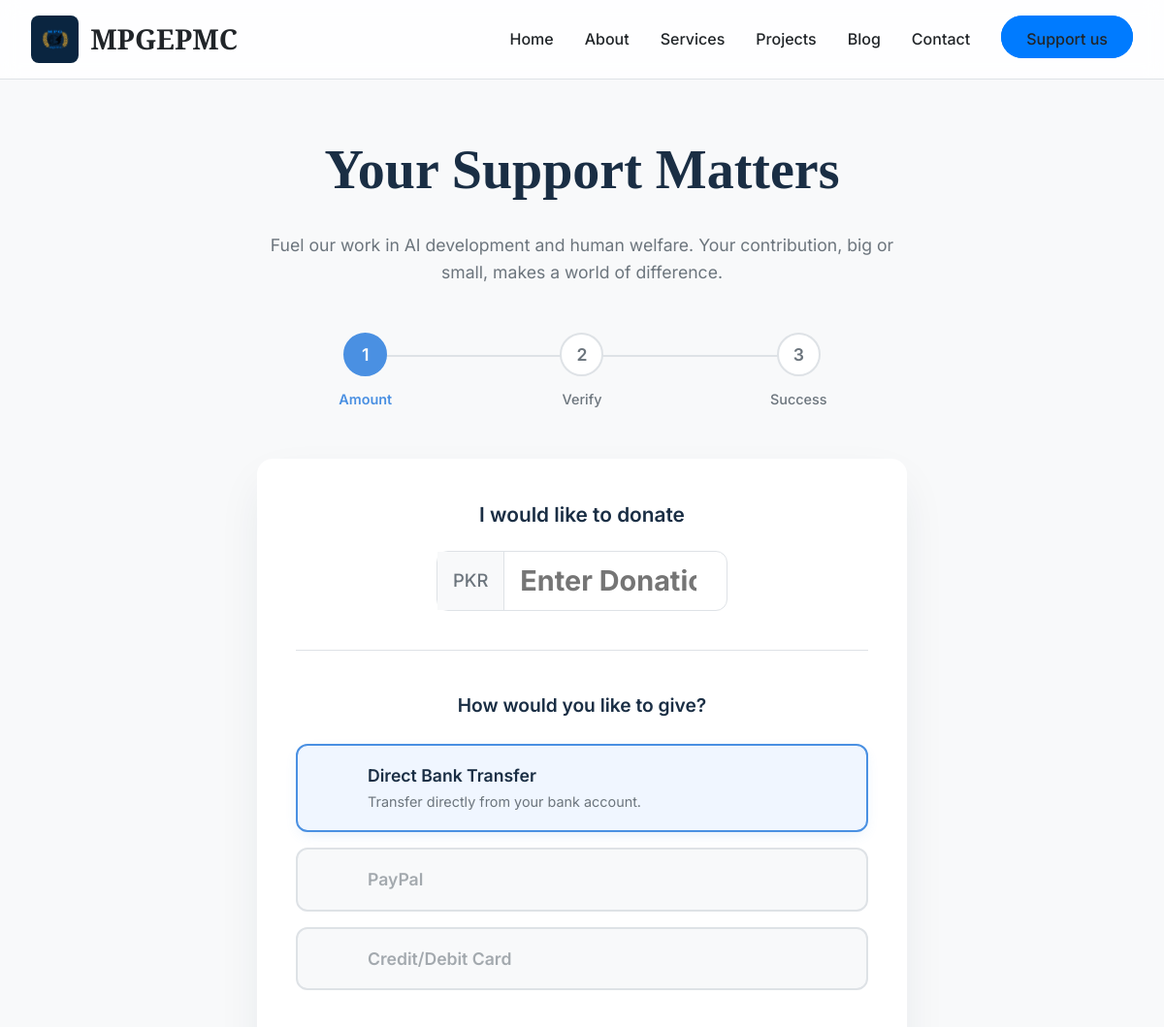
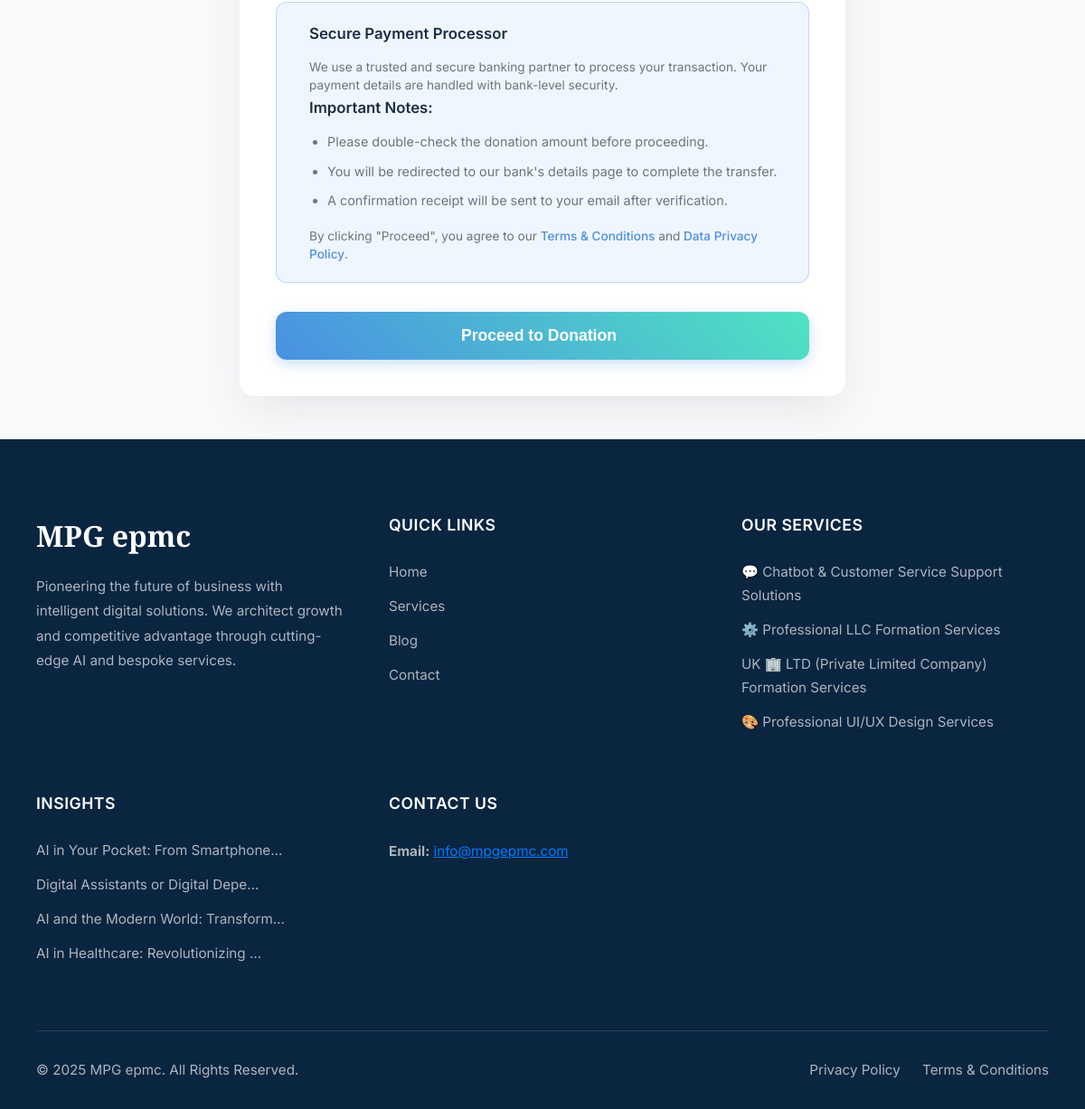
/support/, run on the app's committed database (2 pictures, top to bottom).
### mpgepmc_core/models.py (models this page shows, shortened)
class MpgService(models.Model):
    name = models.CharField(max_length=200, unique=True)
    slug = models.SlugField(max_length=200, unique=True, blank=True, null=True,
                            help_text="A unique URL-friendly version of the service name.") # ADDED SLUG
    short_description = models.TextField(max_length=500, blank=True, null=True)
    full_description = models.TextField(blank=True, null=True)
    image = models.ImageField(upload_to=mpgservice_image_upload_path, blank=True, null=True,
                              help_text="Upload a feature image for the service (e.g., 800x600 pixels).")
    is_active = models.BooleanField(default=True)
    has_packages_for_purchase = models.BooleanField(default=False,
        help_text="Check if this service offers distinct packages for direct purchase (e.g., Basic, Premium). If unchecked, only 'Request Service' button will appear.")
    created_at = models.DateTimeField(auto_now_add=True)
    updated_at = models.DateTimeField(auto_now=True)
    class Meta:
        verbose_name = "MPG Service"
        verbose_name_plural = "MPG Services"
        ordering = ['name']

class MpgBlog(models.Model):
    title = models.CharField(max_length=250, unique=True)
    slug = models.SlugField(max_length=250, unique=True, blank=True, null=True,
                            help_text="A unique URL-friendly version of the title.")
    short_summary = models.TextField(max_length=1500, help_text="A brief summary of the blog post.")
    content = models.TextField(help_text="The full content of the blog post (HTML allowed).")
    feature_image = models.ImageField(upload_to=mpgblog_image_upload_path, blank=True, null=True,
                                      help_text="Upload a feature image for the blog post.")
    posted_date = models.DateTimeField(auto_now_add=True)
    updated_date = models.DateTimeField(auto_now=True)
    is_published = models.BooleanField(default=True, help_text="Set to true to make the blog post live.")
    class Meta:
        verbose_name = "MPG Blog Post"
        verbose_name_plural = "MPG Blog Posts"
        ordering = ['-posted_date']

### mpgepmc_core/views.py (the view)
# urls.py: path('support/', views.support_page, name='support'),
def support_page(request):
    if request.method == 'POST':
        form = DonationAmountForm(request.POST)
        if form.is_valid():
            if form.cleaned_data['payment_method'] == 'bank_transfer':
                amount = form.cleaned_data['amount']
                donation = Donation.objects.create(
                    amount=amount,
                    status=Donation.DonationStatus.PENDING
                )
                return redirect('mpgepmc_core:donation_checkout', donation_order_number=donation.donation_order_number)
            else:
                messages.error(request, 'The selected payment method is not available yet. Please choose Direct Bank Transfer.')
    else:
        form = DonationAmountForm()
    context = {
        'title': 'Support Our Mission',
        'form': form,
    }
    return render(request, 'mpgepmc/support_initial.html', context)

### mpgepmc_core/forms.py
class DonationAmountForm(forms.Form):
    PAYMENT_CHOICES = [
        ('bank_transfer', 'Direct Bank Transfer'),
        ('paypal', 'PayPal'),
        ('card', 'Credit/Debit Card'),
    ]
    amount = forms.DecimalField(
        min_value=1.00,
        max_digits=12,
        decimal_places=2,
        widget=forms.NumberInput(attrs={
            'class': 'form-control form-control-lg text-center',
            'placeholder': 'Enter Donation Amount (PKR)',
            'aria-label': 'Donation Amount'
        }),
        label=""
    )
    payment_method = forms.ChoiceField(
        choices=PAYMENT_CHOICES,
        widget=forms.RadioSelect(attrs={'class': 'form-check-input'}),
        initial='bank_transfer',
        label="Select Payment Method"
    )

### mpgepmc_core/context_processors.py (called while the page is built)
def global_context(request):
    try:
        latest_services_footer = MpgService.objects.filter(is_active=True).order_by('-created_at')[:4]
        latest_blogs_footer = MpgBlog.objects.filter(is_published=True).order_by('-posted_date')[:4]
    except Exception:
        latest_services_footer = []
        latest_blogs_footer = []
    return {
        'latest_services_footer': latest_services_footer,
        'latest_blogs_footer': latest_blogs_footer,
    }

### templates/mpgepmc/support_initial.html (shortened to what this page needs)
{% extends 'mpgepmc/base.html' %}
{% load static %}
{% block extra_head %}
<link rel="stylesheet" href="{% static 'css/support_initial.css' %}">
{% endblock %}
{% block content %}
<div class="donation-page-container">
    <div class="container">
        <div class="donation-header">
            <h1>Your Support Matters</h1>
            <p>Fuel our work in AI development and human welfare. Your contribution, big or small, makes a world of difference.</p>
        </div>
        <div class="stepper-wrapper">
            <div class="stepper-item active">
                <div class="step-counter">1</div>
                <div class="step-name">Amount</div>
            </div>
            <div class="stepper-item">
                <div class="step-counter">2</div>
                <div class="step-name">Verify</div>
            </div>
            <div class="stepper-item">
                <div class="step-counter">3</div>
                <div class="step-name">Success</div>
            </div>
        </div>
        <div class="donation-card">
            <form id="donation-start-form" method="POST" action="{% url 'mpgepmc_core:support' %}">
                <div class="form-section">
                    <div class="amount-input-wrapper">
                        <label for="{{ form.amount.id_for_label }}" class="amount-input-label">I would like to donate</label>
                        <div class="custom-input-group">
                            <span class="currency-symbol">PKR</span>
                            {{ form.amount }}
                        </div>
                    </div>
                </div>
                <hr class="section-divider">
                <div class="form-section">
                    <h3 class="form-section-title">How would you like to give?</h3>
                    <div class="payment-options-grid">
                        {% for radio in form.payment_method %}
                            <label class="payment-option {% if radio.choice_label != 'Direct Bank Transfer' %}disabled{% endif %}">
                                <div class="option-card">
                                    <div class="details">
                                        <span class="title">{{ radio.choice_label }}</span>
                                        <div class="description">
                                            {% if radio.choice_label == 'Direct Bank Transfer' %}
                                                Transfer directly from your bank account.
                                            {% endif %}
                                        </div>
                                    </div>
                                </div>
                            </label>
                        {% endfor %}
                    </div>
                </div>
                <div id="security-info">
                    <div class="info-text">
                        <h4>Secure Payment Processor</h4>
                        <p class="policy-text">
                            We use a trusted and secure banking partner to process your transaction. Your payment details are handled with bank-level security.
                        </p>
                        <h4>Important Notes:</h4>
                        <ul>
                            <li>Please double-check the donation amount before proceeding.</li>
                            <li>You will be redirected to our bank's details page to complete the transfer.</li>
                            <li>A confirmation receipt will be sent to your email after verification.</li>
                        </ul>
                        <p class="policy-text">
                            By clicking "Proceed", you agree to our
                            <a href="{% url 'mpgepmc_core:terms_and_conditions' %}" target="_blank">Terms & Conditions</a> and
                            <a href="{% url 'mpgepmc_core:privacy_policy' %}" target="_blank">Data Privacy Policy</a>.
                        </p>
                    </div>
                </div>
                <button type="submit" id="proceed-button" class="submit-button">
                    Proceed to Donation
                </button>
            </form>
        </div>
    </div>
</div>
{% endblock %}

### templates/mpgepmc/base.html (shortened to what this page needs)
{% load static %}
<!doctype html>
<html lang="en">
<head>
    <link rel="stylesheet" href="{% static 'css/base.css' %}">
    {% block extra_head %}{% endblock %}
</head>
<body>
    <nav id="main-nav" role="navigation">
        <a href="{% url 'mpgepmc_core:home' %}" class="nav-brand" style="text-decoration:none">
            <div class="nav-logo">
                <img src="{% static 'img/logo.png' %}" alt="MPGEPMC Logo">
            </div>
            <div class="nav-title">MPGEPMC</div>
        </a>
        <ul class="nav-links" id="nav-links">
            <li><a href="{% url 'mpgepmc_core:home' %}">Home</a></li>
            <li><a href="{% url 'mpgepmc_core:home' %}#about-us">About</a></li>
            <li><a href="{% url 'mpgepmc_core:services' %}">Services</a></li>
            <li><a href="{% url 'mpgepmc_core:projects' %}">Projects</a></li>
            <li><a href="{% url 'mpgepmc_core:blogs' %}">Blog</a></li>
            <li><a href="{% url 'mpgepmc_core:contact' %}">Contact</a></li>
            <li><a href="{% url 'mpgepmc_core:support' %}" class="nav-cta">Support us</a></li>
        </ul>
    </nav>
    <main style="flex: 1 0 auto;">
        {% block content %}{% endblock %}
    </main>
    <footer class="professional-footer">
        <div class="footer-grid">
            <div class="footer-column">
                <h3 class="footer-logo-title">MPG epmc</h3>
                <p>Pioneering the future of business with intelligent digital solutions. We architect growth and competitive advantage through cutting-edge AI and bespoke services.</p>
            </div>
            <div class="footer-column">
                <h4 class="column-title">Quick Links</h4>
                <ul>
                    <li><a href="{% url 'mpgepmc_core:home' %}">Home</a></li>
                    <li><a href="{% url 'mpgepmc_core:services' %}">Services</a></li>
                    <li><a href="{% url 'mpgepmc_core:blogs' %}">Blog</a></li>
                    <li><a href="{% url 'mpgepmc_core:contact' %}">Contact</a></li>
                </ul>
            </div>
            <div class="footer-column">
                <h4 class="column-title">Our Services</h4>
                <ul>
                    {% for service in latest_services_footer %}
                        <li><a href="{% url 'mpgepmc_core:service_detail' service_slug=service.slug %}">{{ service.name }}</a></li>
                    {% empty %}
                        <li><a href="{% url 'mpgepmc_core:services' %}">View All Services</a></li>
                    {% endfor %}
                </ul>
            </div>
            <div class="footer-column">
                <h4 class="column-title">Insights</h4>
                <ul>
                    {% for blog in latest_blogs_footer %}
                        <li><a href="{% url 'mpgepmc_core:blog_detail' blog.slug %}">{{ blog.title|truncatechars:35 }}</a></li>
                    {% empty %}
                        <li><a href="{% url 'mpgepmc_core:blogs' %}">Visit Our Blog</a></li>
                    {% endfor %}
                </ul>
            </div>
            <div class="footer-column">
                <h4 class="column-title">Contact Us</h4>
                <p>
                    <strong>Email:</strong> <a href="mailto:info@mpgepmc.com" style="color:var(--secondary-color);">info@mpgepmc.com</a>
                </p>
            </div>
        </div>
        <div class="sub-footer">
            <div class="sub-footer-container">
                <p>&copy; {% now "Y" %} MPG epmc. All Rights Reserved.</p>
                <div class="sub-footer-links">
                    <a href="{% url 'mpgepmc_core:privacy_policy' %}">Privacy Policy</a>
                    <a href="{% url 'mpgepmc_core:terms_and_conditions' %}">Terms & Conditions</a>
                </div>
            </div>
        </div>
    </footer>
</body>
</html>

### static/css/base.css (style rules this page uses)
.nav-links li a,.nav-title,body { color:var(--text-dark) }
.nav-links li a:hover::after,nav { width:100% }
.footer-logo-title,.nav-title,.section-title { font-family:var(--font-secondary) }
:root { --primary-color:#0A2540;--secondary-color:#007BFF;--background-light:#F8F9FA;--background-white:#FFFFFF;--text-dark:#212529;--text-light:#6C757D;--border-color:#DEE2E6;--success-color:#28A745;--shadow-color:rgba(10, 37, 64, 0.1);--font-primary:'Inter',system-ui,sans-serif;--font-secondary:'Playfair Display',serif }
.nav-cta:hover,.nav-logo { background:var(--primary-color) }
*,::after,::before { margin:0;padding:0;box-sizing:border-box }
html { scroll-behavior:smooth }
body { font-family:var(--font-primary);background-color:var(--background-light);line-height:1.7;overflow-x:hidden;-webkit-font-smoothing:antialiased;-moz-osx-font-smoothing:grayscale;padding-top:80px }
nav { display:flex;justify-content:space-between;align-items:center;padding:1rem 2rem;position:fixed;top:0;left:0;z-index:1001;transition:background-color .4s,box-shadow .4s,padding .4s,transform .3s ease-in-out;background-color:rgba(255,255,255,.85);backdrop-filter:blur(10px);border-bottom:1px solid var(--border-color) }
.nav-brand,.nav-logo { align-items:center;display:flex }
.nav-brand { gap:.75rem }
.nav-logo { justify-content:center;padding:.6rem;border-radius:8px }
.nav-logo img { max-height:30px;width:auto;display:block }
.nav-title { font-size:1.8rem;font-weight:700 }
.nav-links { list-style:none;display:flex;align-items:center;gap:2rem }
.nav-links li a { font-size:1rem;text-decoration:none;font-weight:500;transition:color .3s;position:relative;padding-bottom:8px;white-space:nowrap }
.nav-links li a::after { content:'';position:absolute;left:50%;transform:translateX(-50%);bottom:0;width:0;height:2px;background-color:var(--secondary-color);transition:width .3s }
.nav-cta { padding:.75rem 1.5rem;background:var(--secondary-color);color:var(--background-white);border:2px solid var(--secondary-color);border-radius:50px;font-weight:600;cursor:pointer;transition:.3s;text-decoration:none }
.professional-footer { background-color:var(--primary-color);color:#adb5bd;padding:80px 40px 0;font-size:.95rem }
.footer-grid { display:grid;grid-template-columns:repeat(auto-fit,minmax(250px,1fr));gap:50px;max-width:1400px;margin:0 auto;padding-bottom:60px }
.footer-column .column-title { font-family:var(--font-primary);font-size:1.1rem;font-weight:600;color:#fff;margin-bottom:25px;letter-spacing:.5px;text-transform:uppercase }
.footer-column address,.footer-column p { margin-bottom:20px;line-height:1.8;font-style:normal }
.footer-logo-title { font-size:2rem;color:#fff;margin-bottom:15px }
.footer-column ul { list-style:none;padding:0 }
.footer-column ul li { margin-bottom:12px }
.footer-column ul a { color:#adb5bd;text-decoration:none;transition:color .3s,padding-left .3s }
.section-container,.sub-footer { max-width:1400px;margin:0 auto }
.sub-footer { border-top:1px solid #2c3e50;padding:30px 0;text-align:center }
.sub-footer-container { display:flex;justify-content:space-between;align-items:center;flex-wrap:wrap;gap:20px }
.sub-footer p { margin:0 }
.sub-footer-links a { color:#adb5bd;text-decoration:none;margin-left:20px;transition:color .3s }

### data on the page
MpgService: name "💬 Chatbot & Customer Service Support Solutions"
MpgService: name "⚙️ Professional LLC Formation Services"
MpgService: name "UK 🏢 LTD (Private Limited Company) Formation Services"
MpgService: name "🎨 Professional UI/UX Design Services"
MpgBlog: title "AI in Your Pocket: From Smartphone…"
MpgBlog: title "Digital Assistants or Digital Depe…"
MpgBlog: title "AI and the Modern World: Transform…"
MpgBlog: title "AI in Healthcare: Revolutionizing …"

### other printed values
{{ radio.choice_label }} "Direct Bank Transfer" "PayPal" "Credit/Debit Card"
